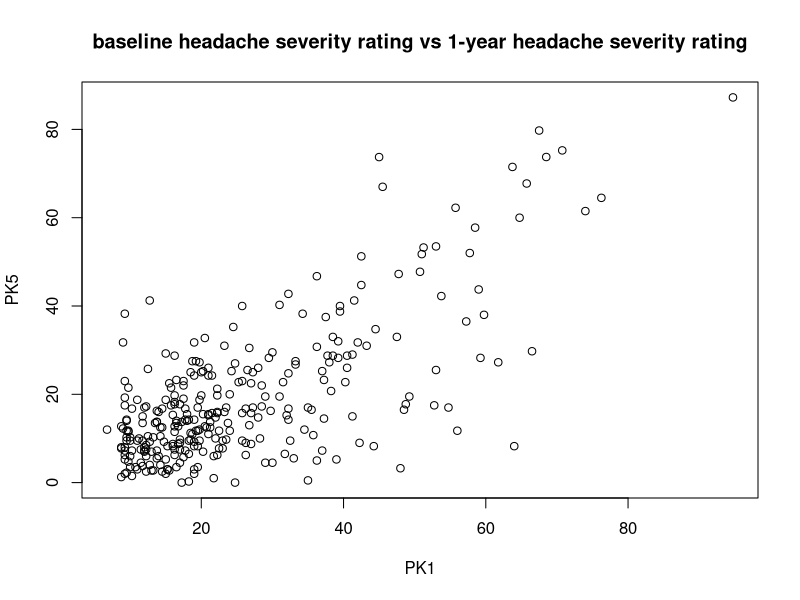
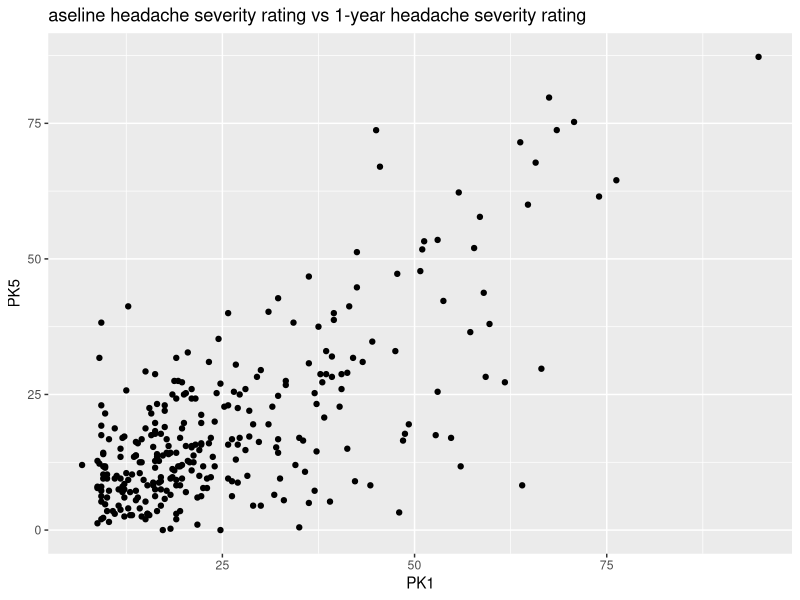
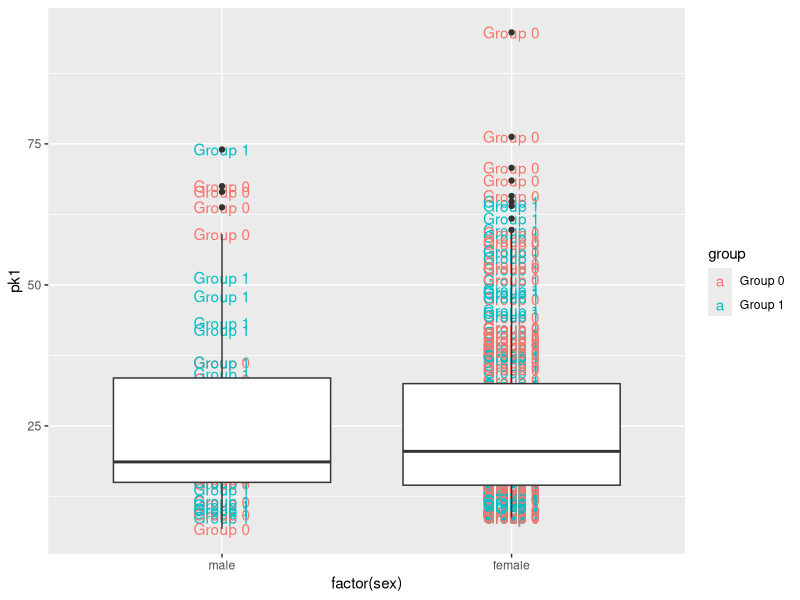
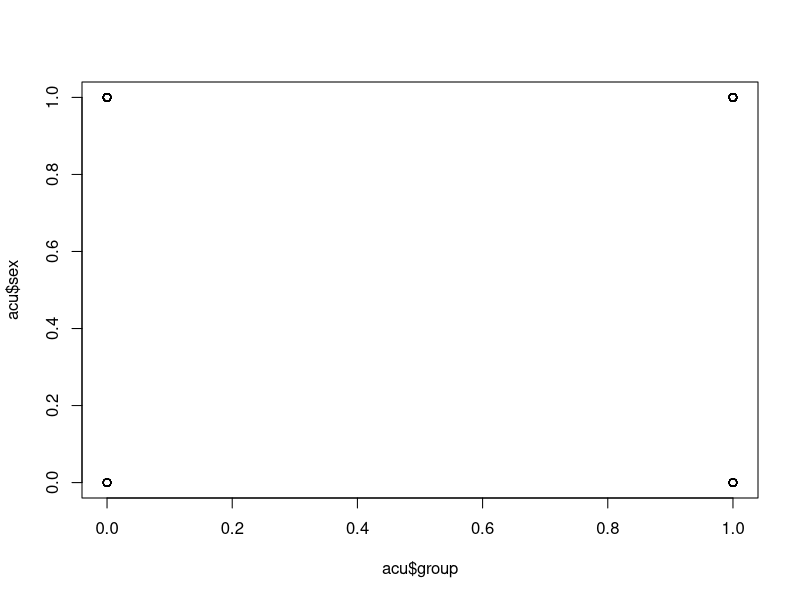

These charts were generated, in order, by the following R code:
## ---- chunk 1
library(tidyverse)
## ---- chunk 2
acu <- read.csv("acupuncture.csv")
## ---- chunk 3
## mean for each element
apply(acu, MARGIN = 2, mean)
## sd for each element
apply(acu, MARGIN = 2, sd)
## ---- chunk 4
by(
  data = acu$pk5, 
  INDICES = acu$group, 
  FUN = mean
)
## It cannot be concluded about efficacy by only telling the relationship of group and severity of pk5. It needs more information other than groups. 
## ---- chunk 5
diff <- acu$pk5 - acu$pk1
diff
## ---- chunk 6
remission <- ifelse(diff <= -10, 1, 0)
remission
## ---- chunk 7
acu %>% 
  group_by(group) %>% 
  summarize(mean(pk5))
acu <- acu %>% 
  mutate(diff2 = pk5 - pk1)
acu$diff2
acu <- acu %>% 
  mutate(remission2 = ifelse(diff2 <= -10, 1, 0))
acu$remission2
## ---- chunk 8
plot(acu$pk1, acu$pk5, xlab = "PK1", ylab = "PK5",
     main = "baseline headache severity rating vs 1-year headache severity rating")
## ---- chunk 9
acu %>%
  ggplot(aes(x = pk1, y = pk5)) + 
  geom_point() + 
  xlab("PK1") + 
  ylab("PK5") + 
  ggtitle("aseline headache severity rating vs 1-year headache severity rating")
## ---- chunk 10
# acu <- acu %>%
#   mutate(group = factor(x = group,
#                            labels = c("0", "1"),
#                            levels = c(0, 1)),
#             sex = factor(x = sex,
#                          labels = c("male", "female"),
#                          levels = c(0, 1)))

acu %>% 
  mutate(group = factor(x = group,
                           labels = c("Group 0", "Group 1"),
                           levels = c(0, 1)),
            sex = factor(x = sex,
                         labels = c("male", "female"),
                         levels = c(0, 1))) %>%
  ggplot(aes(x = factor(sex), y = pk1))  + 
  geom_text(mapping = aes(label = group, color = group)) + 
  geom_boxplot()
## ---- chunk 11
plot(acu$sex~acu$group)
